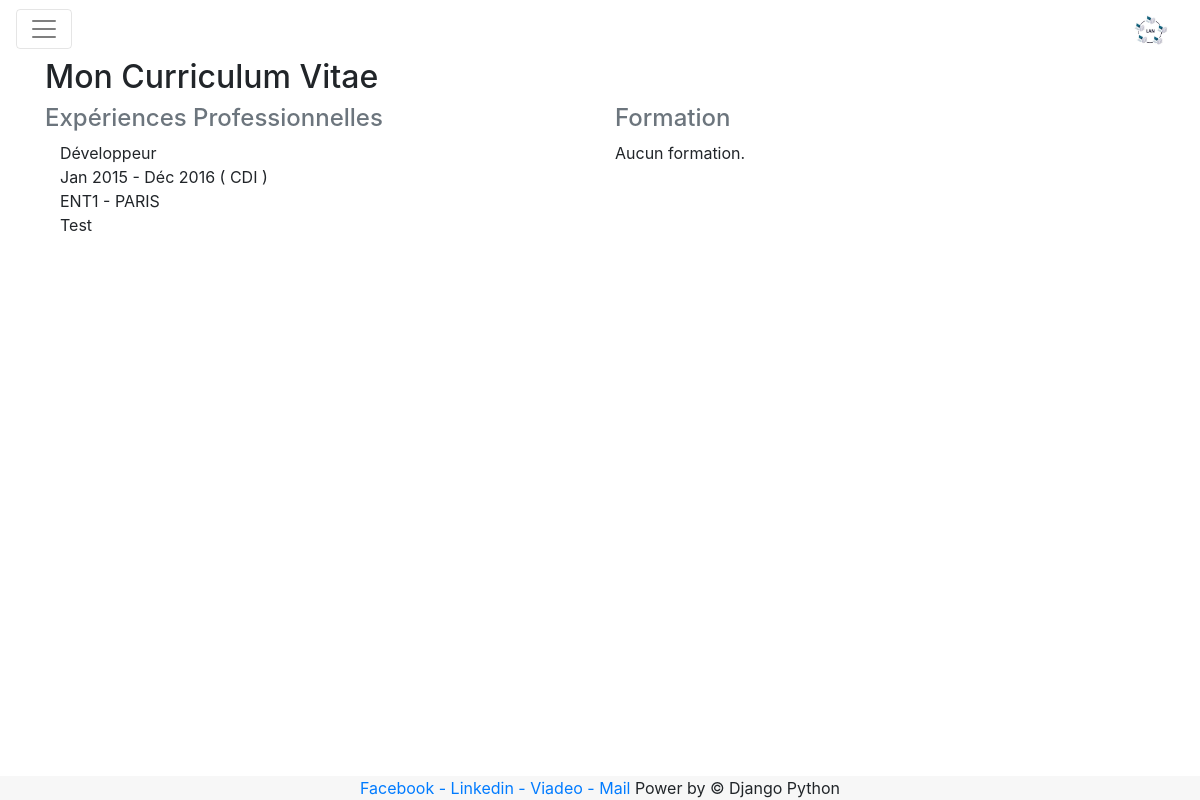
The app's page /cv/ with its own data.
### cv/models.py (models this page shows)
class Contrat(models.Model):
    date_debut= models.DateField(verbose_name ="Date début")
    date_fin = models.DateField()
    titre = models.CharField(max_length=50)
    lieu = models.CharField(max_length=20)
    institution = models.CharField(max_length=30)
    commentaire = models.TextField(max_length=300)
    class Meta:
        abstract = True

class ContratProfessionel(Contrat):
    type_contrat = models.CharField(max_length=20, verbose_name ="type de contrat")

### cv/views.py (the view)
class ListeContrats(ListView):
    model = ContratProfessionel
    context_object_name = "contratPro"
    template_name = "cv.html"
    def get_context_data(self, **kwargs):
        context = super().get_context_data(**kwargs)
        context["contratUniv"]=ContratUniversitaire.objects.all()
        return context

### cv/templates/cv.html (shortened to what this page needs)
{% extends "base.html" %}
{% block content %}
<h2>Mon Curriculum Vitae</h2>
<div class="row" >
  <div class="col-md-6">
  <h4 class="text-muted">Expériences Professionnelles</h4>
  {% for contrat in contratPro %}
    <div class="col-md-6">
      {{ contrat.titre|capfirst }}
    </div>
    <div class="col-md-6">
      {{ contrat.date_debut|date:"b Y"|capfirst }} - {{ contrat.date_fin|date:"b Y"|capfirst }}
      {% if contrat.type_contrat %}
      ( {{ contrat.type_contrat|upper}} )
      {% endif %}
    </div>
    <div class="col-md-12">
    {{ contrat.institution|upper }} - {{ contrat.lieu|upper }}
    </div>
    <div class="col-md-12">
      {{ contrat.commentaire|capfirst }}
    </div>
  {% empty %}
      Aucun expérience professionnelle.
  {% endfor %}
  </div>
  <div class="col-md-6">
    <h4 class="text-muted">Formation</h4>
    {% for contrat in contratUniv %}
    <div class="col-md-6">
      {{ contrat.titre|capfirst }}
    </div>
    <div class="col-md-6">
      {{ contrat.date_debut|date:"b Y"|capfirst }} - {{ contrat.date_fin|date:"b Y"|capfirst }}
    </div>
    <div class="col-md-12">
    {{ contrat.institution|upper }} - {{ contrat.lieu|upper }}
    </div>
    <div class="col-md-12">
    {% if contrat.specialite %}
      Spécialite : {{ contrat.specialite|upper}}
    {% endif %}
    {% if contrat.parcours %}
      Parcours : {{ contrat.parcours|upper}}
    {% endif %}
    </div>
    <div class="col-md-12">
      {{ contrat.commentaire|capfirst }}
    </div>
  {% empty %}
  <p>Aucun formation.</p>
  {% endfor %}
  </div>
</div>
{% endblock %}

### records on screen
ContratProfessionel: titre "Développeur", date_debut "Jan 2015", date_fin "Déc 2016", type_contrat "CDI", institution "ENT1", lieu "PARIS", commentaire "Test"
